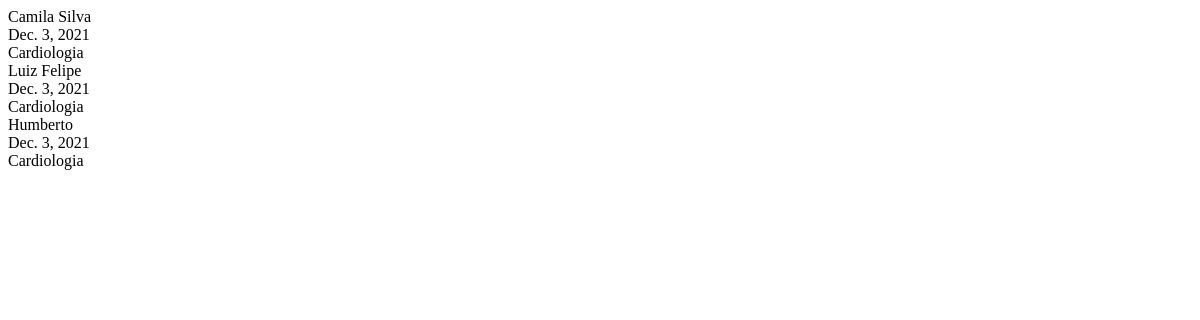
Page /CRUDweb/list_view/ on the earlier database version.
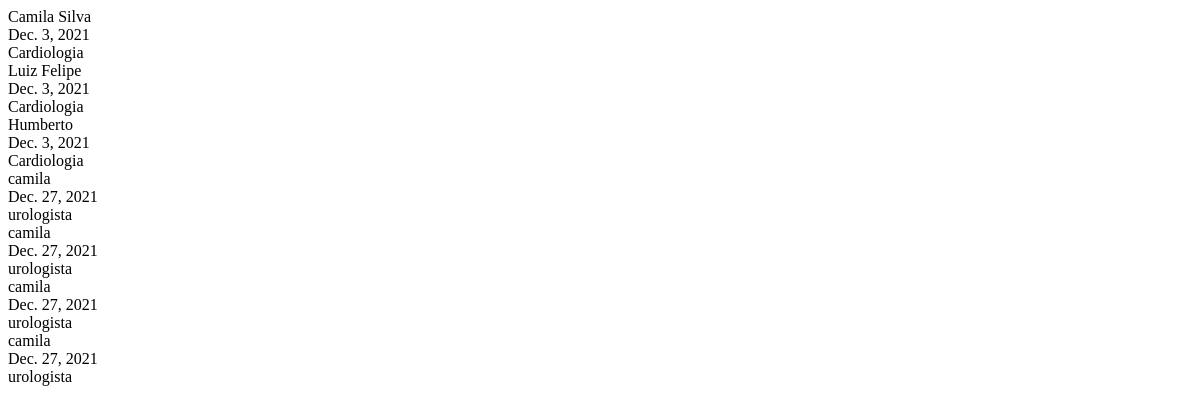
Same page on the later database version.
### CRUDweb/models.py (models this page shows)
class MarcarConsulta(models.Model):
    nome_paciente = models.CharField('Nome Paciente', max_length=50)
    cpf = models.CharField('CPF', max_length=11)
    data = models.DateField('Data Consulta')
    nome_medico = models.CharField('Nome Medico', max_length=50)
    especialidade = models.CharField('Especialidade Medica', max_length=50)

### CRUDweb/views.py (the view)
# urls.py: path('list_view/', list_view),
def list_view(request):
    context = {}
    context["consultas"] = MarcarConsulta.objects.all()
    return render(request, "list_view.html", context)

### CRUDweb/Templates/list_view.html
<div>
    {% for consulta in consultas %}
        {{consulta.nome_paciente}} <br>
        {{consulta.data}} <br>
        {{consulta.especialidade}} <br>
    {% endfor %}
</div>

Differences in the rows shown:
added MarcarConsulta: nome_paciente "camila", data "Dec. 27, 2021", especialidade "urologista"
added MarcarConsulta: nome_paciente "camila", data "Dec. 27, 2021", especialidade "urologista"
added MarcarConsulta: nome_paciente "camila", data "Dec. 27, 2021", especialidade "urologista"
added MarcarConsulta: nome_paciente "camila", data "Dec. 27, 2021", especialidade "urologista"
